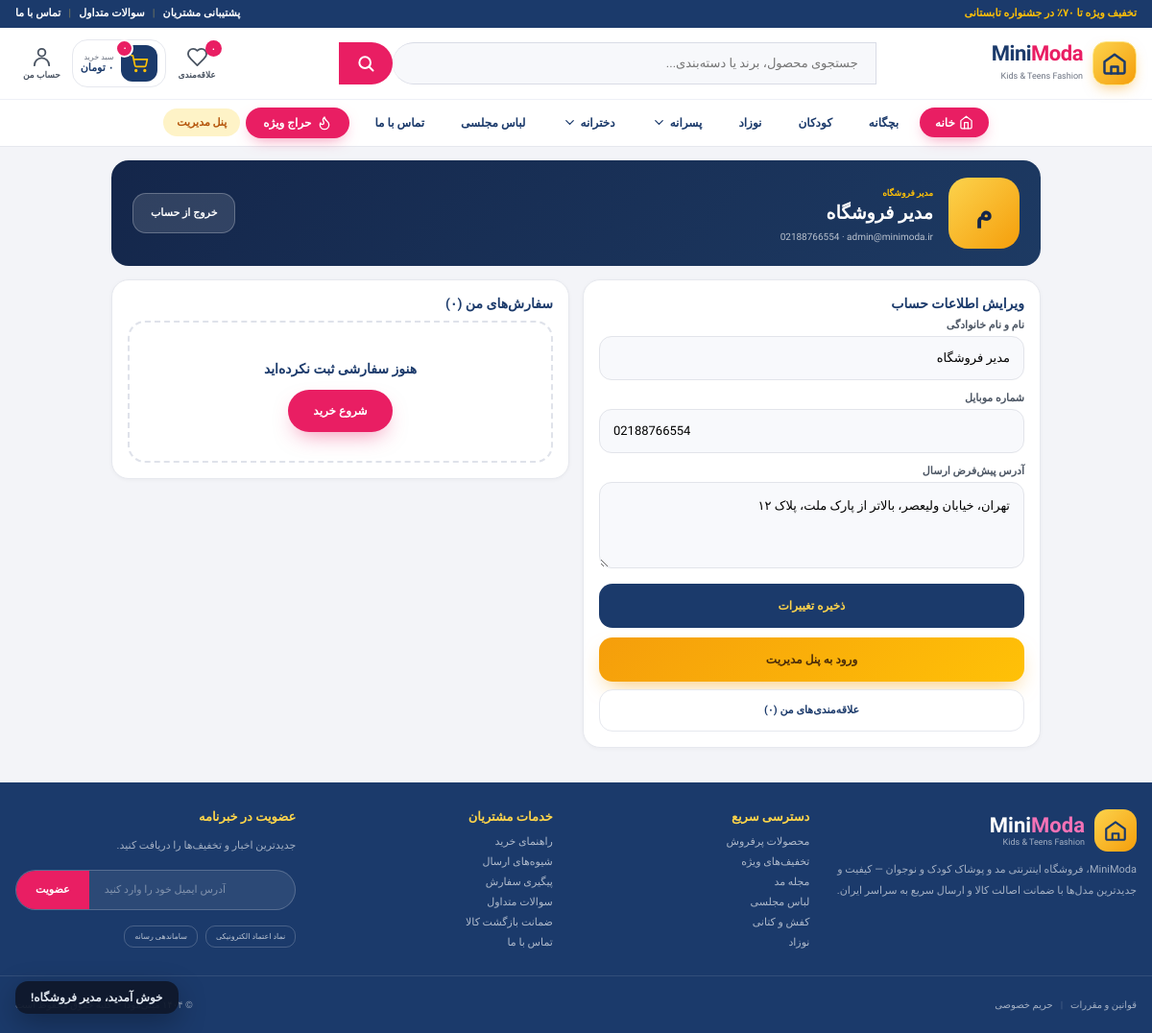
Screenshot of /php/account.php (signed in) with the database file from the repository.
### tables this page shows
CREATE TABLE IF NOT EXISTS users (
  id INT UNSIGNED AUTO_INCREMENT PRIMARY KEY,
  name VARCHAR(120) NOT NULL,
  email VARCHAR(190) NOT NULL UNIQUE,
  phone VARCHAR(20) NOT NULL DEFAULT '',
  password_hash VARCHAR(255) NOT NULL,
  address TEXT NOT NULL,
  role VARCHAR(20) NOT NULL DEFAULT 'user',
  created_at TIMESTAMP NOT NULL DEFAULT CURRENT_TIMESTAMP
);

### php/bootstrap.php (called while the page is built, shortened)
<?php
function db(): PDO {
    static $pdo = null;
    if ($pdo === null) {
        try {
            $dsn = 'mysql:host=' . DB_HOST . ';dbname=' . DB_NAME . ';charset=' . DB_CHARSET;
            $pdo = new PDO($dsn, DB_USER, DB_PASS, [
                PDO::ATTR_ERRMODE            => PDO::ERRMODE_EXCEPTION,
                PDO::ATTR_DEFAULT_FETCH_MODE => PDO::FETCH_ASSOC,
                PDO::ATTR_EMULATE_PREPARES   => false,
            ]);
        } catch (PDOException $ex) {
            http_response_code(500);
            die('<div dir="rtl" style="font-family:Tahoma;max-width:520px;margin:80px auto;padding:24px;border:1px solid #f3c2c2;background:#fef2f2;border-radius:16px;color:#991b1b;text-align:center">'
                . '<h2>خطا در اتصال به دیتابیس</h2>'
                . '<p>لطفاً مقادیر DB_HOST / DB_NAME / DB_USER / DB_PASS را در فایل config.php بررسی کنید.</p>'
                . '<p style="direction:ltr;font-size:12px;color:#b91c1c">جزئیات: ' . htmlspecialchars($ex->getMessage(), ENT_QUOTES, 'UTF-8') . '</p>'
                . '</div>');
        }
    }
    return $pdo;
}
function e(mixed $s): string {
    return htmlspecialchars((string) $s, ENT_QUOTES, 'UTF-8');
}
function faDigits(mixed $s): string {
    $fa = ['۰','۱','۲','۳','۴','۵','۶','۷','۸','۹'];
    $en = ['0','1','2','3','4','5','6','7','8','9'];
    return str_replace($en, $fa, (string) $s);
}
function faMoney(mixed $n): string {
    return faDigits(number_format((float) $n)) . ' تومان';
}
function faNum(mixed $n): string {
    return faDigits(number_format((float) $n));
}
function getFlashes(): array {
    $f = $_SESSION['flash'] ?? [];
    return is_array($f) ? $f : [];
}
function currentUser(): ?array {
    static $user = null;
    if ($user === null) {
        $st = db()->prepare('SELECT id, name, email, phone, address, role FROM users WHERE id = ? LIMIT 1');
        $st->execute([(int) $_SESSION['user_id']]);
        $user = $st->fetch() ?: false;
    }
    return $user ?: null;
}
function requireLogin(string $next = ''): void {
    if (!currentUser()) {
        redirect('auth.php?action=login&next=' . urlencode($next !== '' ? $next : $_SERVER['REQUEST_URI']));
    }
}
function cartItems(): array {
    return $_SESSION['cart'] ?? [];
}
function cartCount(): int {
    $n = 0;
    return $n;
}
function wishlistIds(): array {
    return array_map('intval', $_SESSION['wishlist'] ?? []);
}
function wishlistCount(): int {
    return count(wishlistIds());
}
    ?>

### php/account.php (the view, shortened to what this page needs)
<?php
require __DIR__ . '/bootstrap.php';
$pdo = db();
requireLogin();
$user = currentUser();
$st = $pdo->prepare('SELECT * FROM orders WHERE user_id = ? ORDER BY created_at DESC');
$st->execute([(int)$user['id']]);
$orders = $st->fetchAll();
$itemsByOrder = [];
$statuses = [
    'pending'    => ['در انتظار پرداخت', 'st-pending'],
    'processing' => ['در حال آماده‌سازی', 'st-processing'],
    'shipped'    => ['ارسال شده', 'st-shipped'],
    'delivered'  => ['تحویل داده شد', 'st-delivered'],
    'cancelled'  => ['لغو شده', 'st-cancelled'],
];
$paymentLabels = ['online' => 'درگاه آنلاین (زرین‌پال)', 'onsite' => 'پرداخت درب منزل', 'card' => 'کارت به کارت'];
$initials = mb_substr(trim($user['name']), 0, 1);
include __DIR__ . '/partials/header.php';
?>
<div class="wrap" style="max-width:1000px">
  <div style="display:flex;align-items:center;gap:16px;background:linear-gradient(135deg,#14264a,#1d3a63);border-radius:var(--radius);padding:18px 22px;color:#fff;margin-top:14px;flex-wrap:wrap">
    <div style="width:74px;height:74px;border-radius:20px;background:linear-gradient(135deg,#fcd34d,#f59e0b);display:grid;place-items:center;font-size:28px;font-weight:900;color:#14264a"><?= e($initials) ?></div>
    <div style="flex:1;min-width:180px">
      <small style="color:var(--gold);font-size:9px;font-weight:800"><?= $user['role'] === 'admin' ? 'مدیر فروشگاه' : 'عضو ویژه مینی‌مودا' ?></small>
      <h1 style="margin:2px 0;font-size:19px"><?= e($user['name']) ?></h1>
      <small style="color:rgba(255,255,255,.7);font-size:10px"><span dir="ltr"><?= e($user['email']) ?></span> · <span dir="ltr"><?= e($user['phone']) ?></span></small>
    </div>
    <form method="post" action="auth.php">
      <button class="btn" type="submit" style="background:rgba(255,255,255,.12);color:#fff;border:1px solid rgba(255,255,255,.25);height:42px;padding:0 18px;font-size:11px">خروج از حساب</button>
    </form>
  </div>
  <div style="display:grid;grid-template-columns:repeat(auto-fit,minmax(280px,1fr));gap:14px;margin-top:14px;align-items:start">
    <div class="panel">
      <h2 style="margin:0 0 8px;font-size:14px;color:var(--navy)">ویرایش اطلاعات حساب</h2>
      <form method="post" action="account.php" class="form">
        <div><label class="label" for="name">نام و نام خانوادگی</label><input class="input" id="name" name="name" required value="<?= e($user['name']) ?>"></div>
        <div><label class="label" for="phone">شماره موبایل</label><input class="input" id="phone" name="phone" dir="ltr" value="<?= e($user['phone']) ?>" placeholder="09121234567"></div>
        <div><label class="label" for="address">آدرس پیش‌فرض ارسال</label><textarea class="textarea" id="address" name="address" placeholder="آدرس کامل..."><?= e($user['address']) ?></textarea></div>
        <button class="btn btn-navy btn-block" type="submit" style="height:46px;font-size:12px">ذخیره تغییرات</button>
      </form>
      <?php if ($user['role'] === 'admin'): ?>
        <a class="btn btn-gold btn-block" href="admin.php" style="height:46px;font-size:12px;margin-top:10px">ورود به پنل مدیریت</a>
      <?php endif; ?>
      <a class="btn btn-outline btn-block" href="wishlist.php" style="height:44px;font-size:11px;margin-top:8px">علاقه‌مندی‌های من (<?= faNum(wishlistCount()) ?>)</a>
    </div>
    <div id="orders" class="panel" style="grid-column: span 1">
      <h2 style="margin:0 0 10px;font-size:14px;color:var(--navy)">سفارش‌های من (<?= faNum(count($orders)) ?>)</h2>
      <?php if (!$orders): ?>
        <div class="empty" style="padding:30px 16px"><h3 style="font-size:14px">هنوز سفارشی ثبت نکرده‌اید</h3><a class="btn btn-primary" href="products.php" style="height:44px;padding:0 26px;margin-top:10px;font-size:12px">شروع خرید</a></div>
      <?php else: foreach ($orders as $order): [$label, $cls] = $statuses[$order['status']] ?? $statuses['pending']; $oItems = $itemsByOrder[(int)$order['id']] ?? []; ?>
        <article style="border:1px solid #eef0f5;border-radius:14px;margin-bottom:10px;overflow:hidden">
          <header style="display:flex;gap:10px;align-items:center;flex-wrap:wrap;background:#f8f9fc;padding:8px 12px;font-size:10px;border-bottom:1px solid #eef0f5">
            <b style="color:var(--navy)">#MM-<?= faDigits(str_pad((string)$order['id'], 5, '0', STR_PAD_LEFT)) ?></b>
            <span class="muted"><?= faDate($order['created_at']) ?></span>
            <span class="st <?= e($cls) ?>"><?= e($label) ?></span>
            <span class="muted" style="margin-inline-start:auto"><?= e($paymentLabels[$order['payment_method']] ?? '') ?></span>
          </header>
          <div style="padding:10px 12px;display:flex;gap:12px;align-items:center;flex-wrap:wrap">
            <div style="display:flex;gap:6px;overflow:auto;flex:1">
              <?php foreach ($oItems as $item): ?>
                <div style="text-align:center">
                  <img src="<?= e($item['image']) ?>" alt="<?= e($item['name']) ?>" style="width:52px;height:64px;object-fit:cover;border-radius:8px;background:#f6f4ef">
                  <small class="muted" style="font-size:9px">×<?= faDigits($item['quantity']) ?></small>
                </div>
              <?php endforeach; ?>
            </div>
            <div style="text-align:left">
              <strong style="color:var(--navy);font-size:13px"><?= faMoney($order['total']) ?></strong>
              <small class="muted" style="display:block;font-size:9px"><?= faDigits(count($oItems)) ?> قلم · <?= e($order['phone']) ?></small>
            </div>
          </div>
        </article>
      <?php endforeach; endif; ?>
    </div>
  </div>
</div>
<?php include __DIR__ . '/partials/footer.php'; ?>

### php/partials/header.php (shortened to what this page needs)
<?php
$currentUser = currentUser();
$cartN = cartCount();
$cartTotalsCache = $cartN > 0 ? cartTotals() : ['total' => 0];
$nav = [
    ['label' => 'خانه', 'href' => 'index.php', 'icon' => 'home'],
    ['label' => 'بچگانه', 'href' => 'products.php?cat=kids'],
    ['label' => 'کودکان', 'href' => 'products.php?cat=boys'],
    ['label' => 'نوزاد', 'href' => 'products.php?cat=baby'],
    ['label' => 'پسرانه', 'href' => 'products.php?cat=boys', 'sub' => [
        ['label' => 'کت و شلوار', 'href' => 'products.php?cat=boys&q=' . urlencode('کت')],
        ['label' => 'تیشرت', 'href' => 'products.php?cat=boys&q=' . urlencode('تیشرت')],
        ['label' => 'رسمی و مجلسی', 'href' => 'products.php?cat=boys'],
    ]],
    ['label' => 'دخترانه', 'href' => 'products.php?cat=girls', 'sub' => [
        ['label' => 'پیراهن مجلسی', 'href' => 'products.php?cat=girls&q=' . urlencode('پیراهن')],
        ['label' => 'سارافون و ست', 'href' => 'products.php?cat=formal'],
        ['label' => 'لباس روزمره', 'href' => 'products.php?cat=girls'],
    ]],
    ['label' => 'لباس مجلسی', 'href' => 'products.php?cat=formal'],
    ['label' => 'تماس با ما', 'href' => 'help.php#contact'],
];
function navIcon(string $name): string {
    if ($name === 'home') { return '<svg viewBox="0 0 24 24" fill="none" stroke="currentColor" stroke-width="2" stroke-linecap="round" stroke-linejoin="round"><path d="M3 9l9-7 9 7v11a2 2 0 0 1-2 2H5a2 2 0 0 1-2-2z"/><polyline points="9 22 9 12 15 12 15 22"/></svg>'; }
    return '';
}
?>
<!DOCTYPE html>
<html lang="fa" dir="rtl">
<head>
<link rel="stylesheet" href="assets/style.css">
</head>
<body>
<div class="topbar">
  <div class="wrap topbar-in">
    <span class="topbar-highlight">تخفیف ویژه تا ۷۰٪ در جشنواره تابستانی</span>
    <span class="topbar-side"><a href="help.php#contact">پشتیبانی مشتریان</a><span class="sep">|</span><a href="help.php#faq">سوالات متداول</a><span class="sep">|</span><a href="help.php#contact">تماس با ما</a></span>
  </div>
</div>
<header class="site-header" id="siteHeader">
  <div class="wrap header-in">
    <a class="logo" href="index.php">
      <span class="logo-mark"><svg viewBox="0 0 24 24" fill="none" stroke="#1b3a6b" stroke-width="2.1" stroke-linecap="round" stroke-linejoin="round"><path d="M3 10.5L12 4l9 6.5v9a1.5 1.5 0 0 1-1.5 1.5h-15A1.5 1.5 0 0 1 3 19.5z"/><path d="M9 21v-6h6v6"/></svg></span>
      <span class="logo-text"><b>Mini<em>Moda</em></b><small>Kids &amp; Teens Fashion</small></span>
    </a>
    <form class="search" action="products.php" method="get" role="search">
      <input type="search" name="q" placeholder="جستجوی محصول، برند یا دسته‌بندی..." value="<?= e($_GET['q'] ?? '') ?>" aria-label="جستجو">
      <button type="submit" aria-label="جستجو"><svg viewBox="0 0 24 24" fill="none" stroke="currentColor" stroke-width="2.4" stroke-linecap="round"><circle cx="11" cy="11" r="7"/><line x1="21" y1="21" x2="16.5" y2="16.5"/></svg></button>
    </form>
    <nav class="header-actions">
      <a class="hicon" href="wishlist.php" title="علاقه‌مندی‌ها"><svg viewBox="0 0 24 24" fill="none" stroke="currentColor" stroke-width="1.9" stroke-linecap="round" stroke-linejoin="round"><path d="M19 14c1.49-1.46 3-3.21 3-5.5A5.5 5.5 0 0 0 16.5 3c-1.76 0-3 .5-4.5 2-1.5-1.5-2.74-2-4.5-2A5.5 5.5 0 0 0 2 8.5c0 2.3 1.5 4.05 3 5.5l7 7Z"/></svg><em><?= faNum(wishlistCount()) ?></em><small>علاقه‌مندی</small></a>
      <a class="cart-chip" href="cart.php"><span class="cart-ic"><svg viewBox="0 0 24 24" fill="none" stroke="currentColor" stroke-width="2" stroke-linecap="round" stroke-linejoin="round"><circle cx="8" cy="21" r="1"/><circle cx="19" cy="21" r="1"/><path d="M2.05 2.05h2l2.66 12.42a2 2 0 0 0 2 1.58h9.78a2 2 0 0 0 1.95-1.57l1.65-7.43H5.12"/></svg><b><?= faNum($cartN) ?></b></span><span class="cart-meta"><small>سبد خرید</small><strong><?= faMoney($cartTotalsCache['total'] ?? 0) ?></strong></span></a>
      <?php if ($currentUser): ?>
        <a class="hicon" href="account.php" title="حساب من"><svg viewBox="0 0 24 24" fill="none" stroke="currentColor" stroke-width="1.9" stroke-linecap="round" stroke-linejoin="round"><path d="M20 21a8 8 0 0 0-16 0"/><circle cx="12" cy="7" r="4"/></svg><small>حساب من</small></a>
      <?php endif; ?>
    </nav>
  </div>
  <nav class="mainnav" id="mainnav">
    <div class="wrap mainnav-in">
      <?php foreach ($nav as $item): ?>
        <?php $isActive = $item['href'] === 'index.php'; ?>
        <div class="nav-item<?= $isActive ? ' active' : '' ?>">
          <a href="<?= e($item['href']) ?>"><?= navIcon($item['icon'] ?? '') ?><?= e($item['label']) ?><?php if (!empty($item['sub'])): ?><svg viewBox="0 0 24 24" fill="none" stroke="currentColor" stroke-width="2" stroke-linecap="round"><polyline points="6 9 12 15 18 9"/></svg><?php endif; ?></a>
        </div>
      <?php endforeach; ?>
      <a class="nav-hot" href="products.php?offer=1"><svg viewBox="0 0 24 24" fill="none" stroke="currentColor" stroke-width="2" stroke-linecap="round" stroke-linejoin="round"><path d="M8.5 14.5A2.5 2.5 0 0 0 11 12c0-1.38-.5-2-1-3-1.072-2.143-.224-4.054 2-6 .5 2.5 2 4.9 4 6.5 2 1.6 3 3.5 3 5.5a7 7 0 1 1-14 0c0-1.153.433-2.294 1-3a2.5 2.5 0 0 0 2.5 2.5z"/></svg> حراج ویژه</a>
      <?php if ($currentUser && $currentUser['role'] === 'admin'): ?><a class="nav-admin" href="admin.php">پنل مدیریت</a><?php endif; ?>
    </div>
  </nav>
</header>

### php/partials/footer.php (shortened to what this page needs)
<footer class="site-footer">
  <div class="wrap footer-grid">
    <div class="f-col">
      <a class="f-logo" href="index.php"><span class="f-logo-mark"><svg viewBox="0 0 24 24" fill="none" stroke="#1b3a6b" stroke-width="2" stroke-linejoin="round"><path d="M3 10.5L12 4l9 6.5v9a1.5 1.5 0 0 1-1.5 1.5h-15A1.5 1.5 0 0 1 3 19.5z"/><path d="M9 21v-6h6v6"/></svg></span><span><b>Mini<em>Moda</em></b><small>Kids &amp; Teens Fashion</small></span></a>
      <p>MiniModa، فروشگاه اینترنتی مد و پوشاک کودک و نوجوان — کیفیت و جدیدترین مدل‌ها با ضمانت اصالت کالا و ارسال سریع به سراسر ایران.</p>
    </div>
    <div class="f-col">
      <h4>دسترسی سریع</h4>
      <a href="products.php?sort=sales">محصولات پرفروش</a><a href="products.php?offer=1">تخفیف‌های ویژه</a><a href="blog.php">مجله مد</a><a href="products.php?cat=formal">لباس مجلسی</a><a href="products.php?cat=shoes">کفش و کتانی</a><a href="products.php?cat=baby">نوزاد</a>
    </div>
    <div class="f-col">
      <h4>خدمات مشتریان</h4>
      <a href="help.php#delivery">راهنمای خرید</a><a href="help.php#delivery">شیوه‌های ارسال</a><a href="account.php?tab=orders">پیگیری سفارش</a><a href="help.php#faq">سوالات متداول</a><a href="help.php#return">ضمانت بازگشت کالا</a><a href="help.php#contact">تماس با ما</a>
    </div>
    <div class="f-col">
      <h4>عضویت در خبرنامه</h4>
      <p>جدیدترین اخبار و تخفیف‌ها را دریافت کنید.</p>
      <?php if (!empty($_GET['subscribed'])): ?>
        <p class="newsletter-done">عضویت شما در خبرنامه ثبت شد ✓</p>
      <?php else: ?>
      <form class="newsletter-form" action="newsletter.php" method="post">
        <input type="email" name="email" required placeholder="آدرس ایمیل خود را وارد کنید" dir="ltr" aria-label="ایمیل خبرنامه">
        <button type="submit">عضویت</button>
      </form>
      <?php endif; ?>
      <div class="f-badges"><span>نماد اعتماد الکترونیکی</span><span>ساماندهی رسانه</span></div>
    </div>
  </div>
  <div class="wrap footer-bottom">
    <p><a href="pages/terms">قوانین و مقررات</a><span class="sep">|</span><a href="pages/privacy">حریم خصوصی</a></p>
    <p>© ۱۴۰۴ مینی‌مودا — کلیه حقوق محفوظ است</p>
  </div>
</footer>
<div class="toasts" id="toasts">
  <?php foreach (getFlashes() as $flash): ?>
    <div class="toast <?= $flash['type'] === 'error' ? 'toast-error' : '' ?>"><?= e($flash['msg']) ?></div>
  <?php endforeach; ?>
</div>
</body>
</html>

### rows the page displays
users: name "م", name "مدیر فروشگاه", email "admin@minimoda.ir", phone "02188766554", address "تهران، خیابان ولیعصر، بالاتر از پارک ملت، پلاک ۱۲"

### other values shown
faNum(wishlistCount()) "۰"
faNum($cartN) "۰"
faMoney($cartTotalsCache['total'] ?? 0) "۰ تومان"
$item['label'] "خانه"
$item['label'] "بچگانه"
$item['label'] "کودکان"
$item['label'] "نوزاد"
$item['label'] "پسرانه"
$item['label'] "دخترانه"
$item['label'] "لباس مجلسی"
$item['label'] "تماس با ما"
faNum(count($orders)) "۰"
$flash['msg'] "خوش آمدید، مدیر فروشگاه!"
